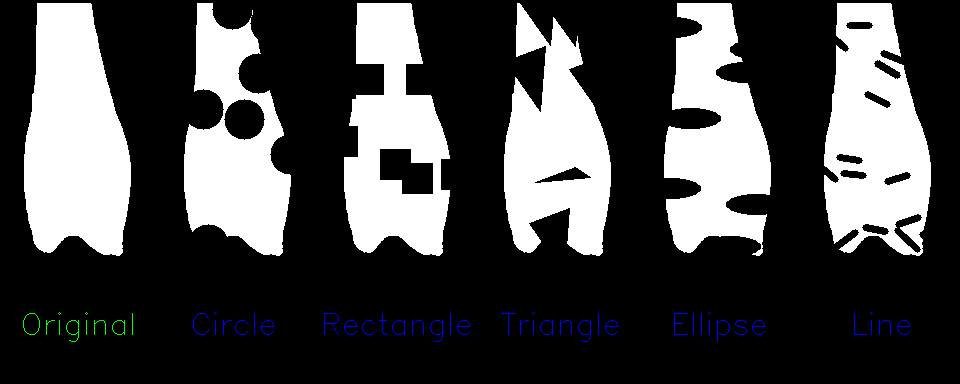
#> input picture 2D/image_generator/Shapes Comparison_screenshot_19.07.2021.png, 960 x 384 px, given as the content of the folder ECTS/internship/2D_Data/femur_2d_segmentations/middle_slices, which was not available
$ python femur_image_generator.py
#> lines starting #> are read from the running program, lines starting #| are printed output that depends on the picture; after the words box and inside, x2 and y2 are one past the last pixel; in counts of white or black regions, pixels touching at a corner belong together; pictures that were not available may be replaced by others from this repository, and a replacement may not be noted
import glob
import os
import skimage.io
from skimage.morphology import convex_hull_image
import shutil
import cv2
import numpy as np

number_object = 5
line_number = 10


def create_random_circle(img, x, y, w, h, radius=20):
    new_x = np.random.randint(x, (x + w), number_object)
    new_y = np.random.randint(y, (y + h), number_object)
    color = (0, 0, 0)
    for xx, yy in zip(new_x, new_y):
        center_coordinates = (int(xx), int(yy))
        img = cv2.circle(img, center_coordinates, radius, color, -1)

    return img


def create_random_rect(img, x, y, w, h):
    new_x = np.random.randint(x, (x + w), number_object)
    new_y = np.random.randint(y, (y + h), number_object)
    color = (0, 0, 0)
    for xx, yy in zip(new_x, new_y):
        val = np.random.randint(-5, 5)
        if val < 0:
            img = cv2.rectangle(img, (xx, yy), (xx - 30, yy + 30), color, -1)
        else:
            img = cv2.rectangle(img, (xx, yy), (xx + 30, yy + 30), color, -1)

    return img


def create_random_triangle(img, x, y, w, h):
    new_x = np.random.randint(x, (x + w), number_object)
    new_y = np.random.randint(y, (y + h), number_object)
    color = (0, 0, 0)
    for xx, yy in zip(new_x, new_y):
        val = np.random.randint(-5, 5)
        if val < 0:
            img = cv2.drawContours(img, [
                np.array([(xx + 10, yy + 20), (xx + 25, yy + 30), (xx - 30, yy + 35)])], -1, color,
                                   -1)
        else:
            img = cv2.drawContours(img, [
                np.array([(xx - 10, yy - 20), (xx + 25, yy + 30), (xx + 30, yy - 35)])], 0, color,
                                   -1)

    return img


def create_random_ellipse(img, x, y, w, h):
    new_x = np.random.randint(x, (x + w), number_object)
    new_y = np.random.randint(y, (y + h), number_object)
    color = (0, 0, 0)
    for xx, yy in zip(new_x, new_y):
        img = cv2.ellipse(img, (xx, yy), (30, 10), 0, 0, 360, color, -1)

    return img


def create_random_line(img, x, y, w, h):
    new_x = np.random.randint(x, (x + w), line_number)
    new_y = np.random.randint(y, (y + h), line_number)
    color = (0, 0, 0)
    for xx, yy in zip(new_x, new_y):
        # end_x = xx + np.random.randint(10, 20, 1)
        if yy < 20:
            end_y = yy
        else:
            end_y = np.random.randint(yy - 20, yy + 20, 1)

        val = np.random.randint(-5, 5)
        if val < 0:
            img = cv2.line(img, (xx, yy), (xx - 20, end_y), color, 5)
        else:
            img = cv2.line(img, (xx, yy), (xx + 20, end_y), color, 5)

    return img


def erosion(img):
    kernel_size = (np.random.randint(8, 20), np.random.randint(8, 20))
    kernel = np.ones(kernel_size, np.uint8)
    iteration = np.random.randint(5, 15)
    img = cv2.erode(img, kernel, iteration)
    return img


def dilation(img):
    kernel_size = (np.random.randint(8, 20), np.random.randint(8, 20))
    kernel = np.ones(kernel_size, np.uint8)
    iteration = np.random.randint(5, 15)
    img = cv2.dilate(img, kernel, iteration)
    return img


def convex(img):
    img = convex_hull_image(img)
    img = img.astype(np.float32)
    return img


def write_images(shape_type, file_path, img):
    names = os.path.basename(file_path).split('.')
    dest_file_name = names[0] + '_' + shape_type + '.' + names[1]
    if shape_type == 'convex':
        skimage.io.imsave(os.path.join(dest_dir, dest_file_name), img)
    else:
        cv2.imwrite(os.path.join(dest_dir, dest_file_name), img)


if __name__ == '__main__':
    data_dir = "D:/PROJECTS/internship/2D_Data/femur_2d_segmentations/middle_slices/"

    dest_dir = "D:/PROJECTS/internship/2D_Data/images"

    if os.path.exists(dest_dir):
        shutil.rmtree(dest_dir)

    os.mkdir(dest_dir)

    files = glob.glob(os.path.join(data_dir, '*'))

    for file in files:
        image = cv2.imread(file, 0)
#> image: shape (384, 960); min 0, max 255, mean 72.8
        # gray = cv2.cvtColor(image, cv2.COLOR_BGR2GRAY)
        thresh = cv2.threshold(image, 0, 255, cv2.THRESH_BINARY + cv2.THRESH_OTSU)[1]
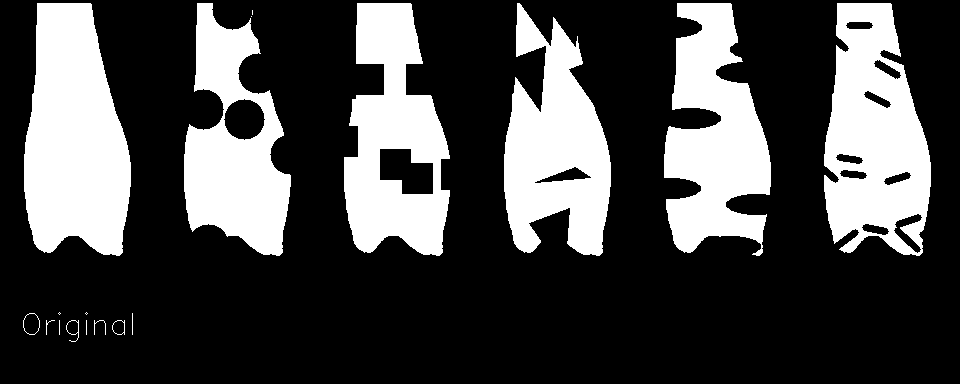
#> thresh: shape (384, 960); 28.6% white; 18 white regions (6 under 20 px), largest, box (x1, y1, x2, y2) and area: (24, 3, 131, 256) 20750, (824, 3, 931, 256) 18542, (664, 3, 771, 256) 16998
        x, y, w, h = cv2.boundingRect(thresh)
#> x = 23; y = 3; w = 908; h = 339

        # img = cv2.rectangle(img, (x,y),(x+w,y+h),(255,0,0),3)

        #  Circle
        img = create_random_circle(image.copy(), x, y, w, h)
#> in create_random_circle, `new_x = np.random.randint(x, (x + w), number_object)`: new_x = [707, 582, 652, 215, 858]
#> in create_random_circle, `new_y = np.random.randint(y, (y + h), number_object)`: new_y = [254, 198, 12, 214, 280]
#> the loop in create_random_circle, `for xx, yy in zip(new_x, new_y):` made 5 passes
#> (xx, yy) on passes 1 to 5: (707, 254), (582, 198), (652, 12), (215, 214), (858, 280)
#> pass 2, in create_random_circle, `img = cv2.circle(img, center_coordinates, radius, color, -1)`:
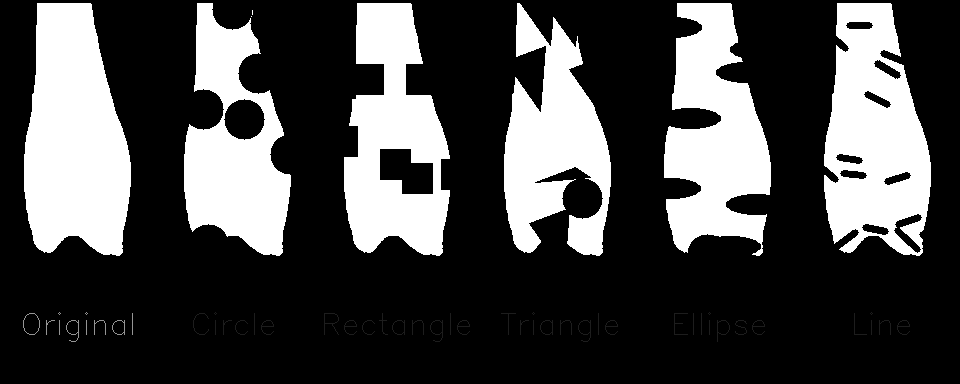
#> img: shape (384, 960); min 0, max 255, mean 71.9
#> after the loop in create_random_circle, `for xx, yy in zip(new_x, new_y):`:
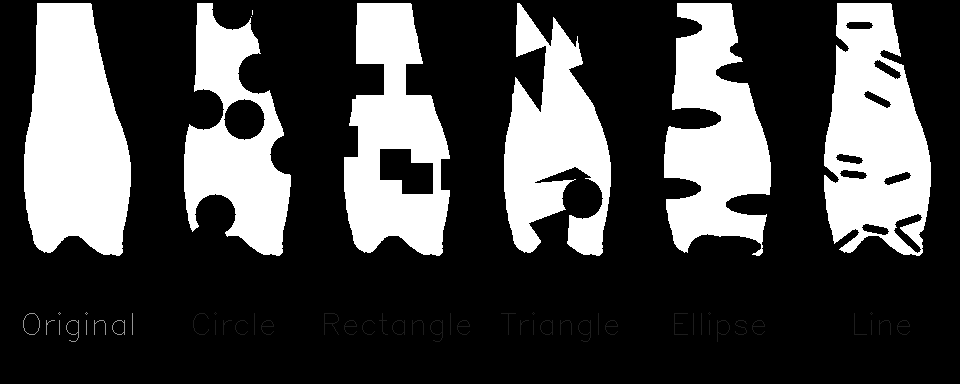
#> img: shape (384, 960); 0.3% of pixels changed, all inside (x1, y1, x2, y2) = (195, 194, 236, 232)
        write_images(shape_type='circle', file_path=file, img=img)

        #  Rectangle
        img = create_random_rect(image.copy(), x, y, w, h)
#> in create_random_rect, `new_x = np.random.randint(x, (x + w), number_object)`: new_x = [777, 827, 622, 93, 495]
#> in create_random_rect, `new_y = np.random.randint(y, (y + h), number_object)`: new_y = [91, 317, 196, 42, 90]
#> the loop in create_random_rect, `for xx, yy in zip(new_x, new_y):` made 5 passes
#> (xx, yy, val) on passes 1 to 5: (777, 91, 3), (827, 317, -4), (622, 196, 0), (93, 42, 4), (495, 90, 3)
        write_images(shape_type='rect', file_path=file, img=img)

        #  Ellipse
        img = create_random_ellipse(image.copy(), x, y, w, h)
#> in create_random_ellipse, `new_x = np.random.randint(x, (x + w), number_object)`: new_x = [800, 138, 778, 732, 870]
#> in create_random_ellipse, `new_y = np.random.randint(y, (y + h), number_object)`: new_y = [341, 102, 180, 246, 288]
#> the loop in create_random_ellipse, `for xx, yy in zip(new_x, new_y):` made 5 passes
#> (xx, yy) on passes 1 to 5: (800, 341), (138, 102), (778, 180), (732, 246), (870, 288)
#> pass 3, in create_random_ellipse, `img = cv2.ellipse(img, (xx, yy), (30, 10), 0, 0, 360, color, -1)`:
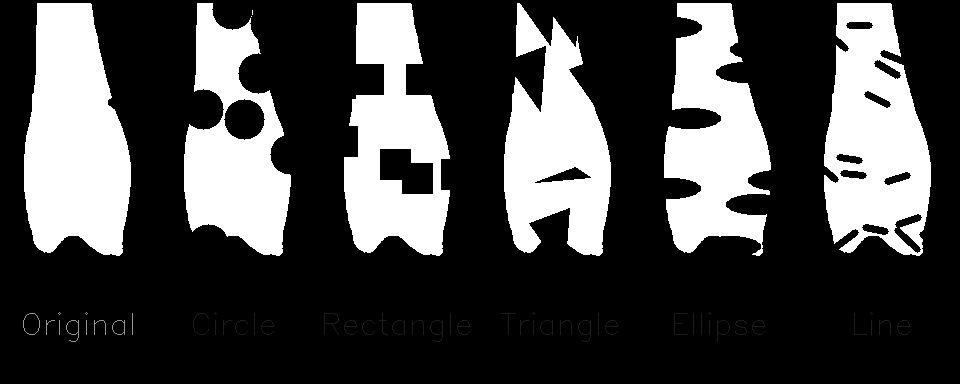
#> img: shape (384, 960); min 0, max 255, mean 72.6
#> after the loop in create_random_ellipse, `for xx, yy in zip(new_x, new_y):`: img: shape (384, 960); 0.01% of pixels changed, all inside (x1, y1, x2, y2) = (740, 236, 763, 254)
        write_images(shape_type='ellipse', file_path=file, img=img)

        #  line
        img = create_random_line(image.copy(), x, y, w, h)
#> in create_random_line, `new_x = np.random.randint(x, (x + w), line_number)`: new_x = [682, 170, 446, 311, 288, 720, 662, 567, 566, 737]
#> in create_random_line, `new_y = np.random.randint(y, (y + h), line_number)`: new_y = [247, 154, 166, 186, 31, 293, 131, 131, 56, 41]
#> the loop in create_random_line, `for xx, yy in zip(new_x, new_y):` made 1 pass
#> (xx, yy, end_y, val) on pass 1: (682, 247, [244], -1)
#> (the run stopped early here; a loop or call above may not have finished)
